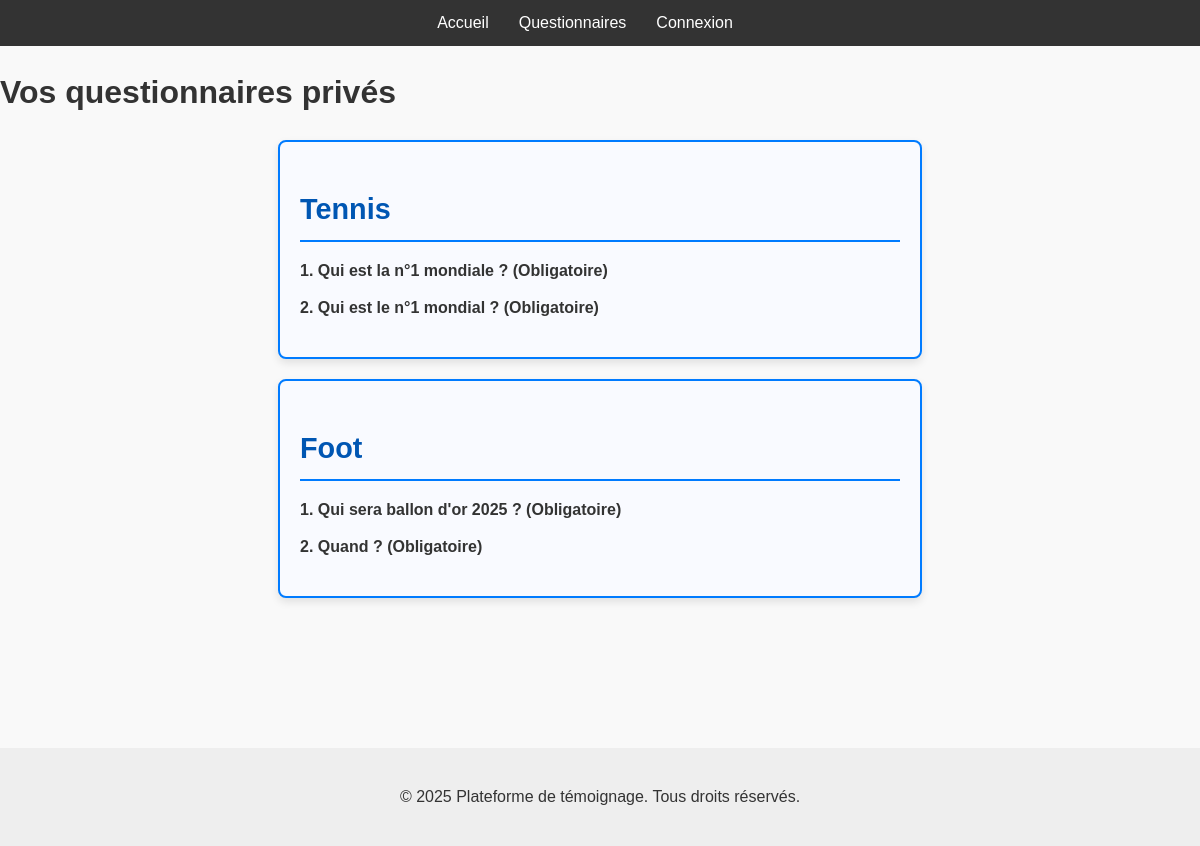
The app's page /questionnaires/prives/ (signed in), older data.
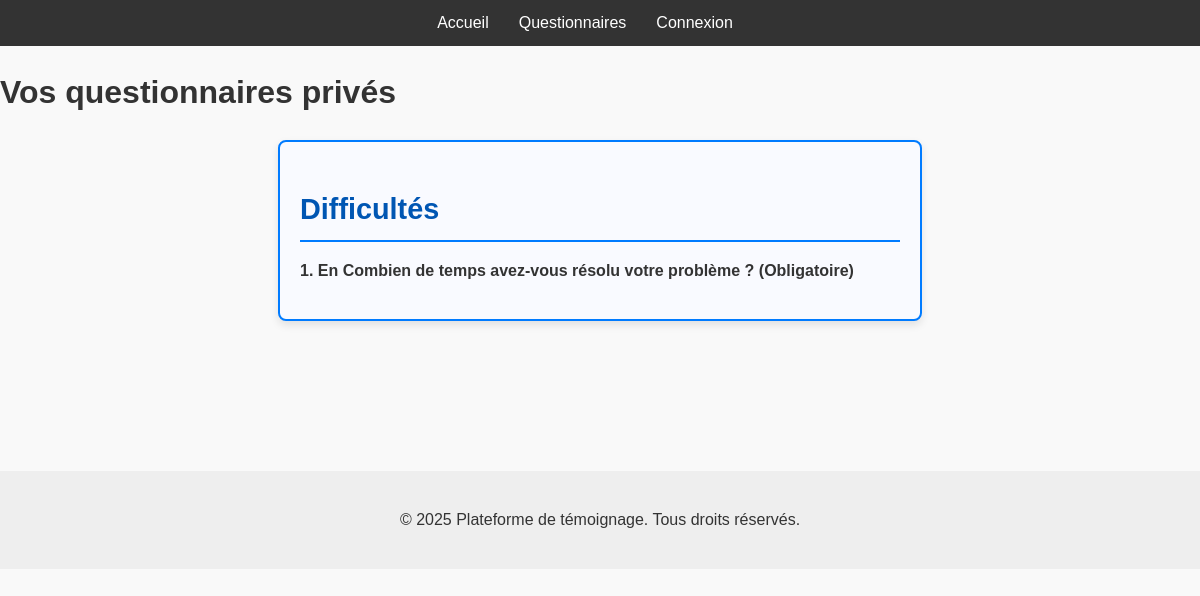
The same page, newer data.
### Temoignages/models.py (models this page shows, shortened)
class Questionnaire(models.Model):
    titre = models.CharField(max_length=255)
    utilisateur = models.ForeignKey(
        User,
        on_delete=models.SET_NULL,
        null=True,
        blank=True,
        related_name='questionnaires'
    )
    date_creation = models.DateTimeField(auto_now_add=True)
    is_public = models.BooleanField(default=False)
    def __str__(self):
        return self.titre

class Question(models.Model):
    questionnaire = models.ForeignKey(Questionnaire, related_name='questions', on_delete=models.CASCADE)
    texte = models.CharField(max_length=500)
    is_required = models.BooleanField(default=True)

### Temoignages/views.py (the view)
# urls.py: path('questionnaires/prives/', views.questionnaires_prives, name='questionnaires_prives'),
@login_required
def questionnaires_prives(request):
    if not request.user.is_authenticated:
        return redirect('login')
    questionnaires = Questionnaire.objects.filter(utilisateur=request.user)
    print(f"Questionnaires pour {request.user}: {questionnaires}")
    return render(request, 'questionnaires_prives.html', {'questionnaires': questionnaires})

### templates/questionnaires_prives.html (shortened to what this page needs)
{% load static %}
<!DOCTYPE html>
<html lang="fr">
<head>
    <link rel="stylesheet" href="{% static 'css/style.css' %}">
</head>
<body>
    <nav class="navbar">
        <ul>
            <li><a href="{% url 'index' %}">Accueil</a></li>
            <li><a href="{% url 'questionnaires_prives' %}">Questionnaires</a></li>
            <li><a href="{% url 'login' %}">Connexion</a></li>
        </ul>
    </nav>
    <h1>Vos questionnaires privés</h1>
{% for q in questionnaires %}
  <div class="questionnaire-box">
    <h2 class="questionnaire-title">{{ q.titre }}</h2>
    {% if q.questions.count %}
      <ul class="questions-list">
        {% for question in q.questions.all %}
          <li class="question-item">
            {{ forloop.counter }}. {{ question.texte }} {% if question.is_required %}<strong>(Obligatoire)</strong>{% endif %}
          </li>
        {% endfor %}
      </ul>
    {% else %}
      <p>Aucune question.</p>
    {% endif %}
  </div>
{% empty %}
  <p>Vous n'avez aucun questionnaire.</p>
{% endfor %}
    <footer class="footer">
        <p>&copy; 2025 Plateforme de témoignage. Tous droits réservés.</p>
    </footer>
</body>
</html>

Row changes from the older to the newer data that the page shows:
removed Questionnaire: titre "Tennis"
removed Question: texte "Qui est la n°1 mondiale ?", is_required "(Obligatoire)", shown under "Tennis"
removed Question: texte "Qui est le n°1 mondial ?", is_required "(Obligatoire)", shown under "Tennis"
removed Questionnaire: titre "Foot"
removed Question: texte "Qui sera ballon d'or 2025 ?", is_required "(Obligatoire)", shown under "Foot"
removed Question: texte "Quand ?", is_required "(Obligatoire)", shown under "Foot"
added Questionnaire: titre "Difficultés"
added Question: texte "En Combien de temps avez-vous résolu votre problème ?", is_required "(Obligatoire)", shown under "Difficultés"
